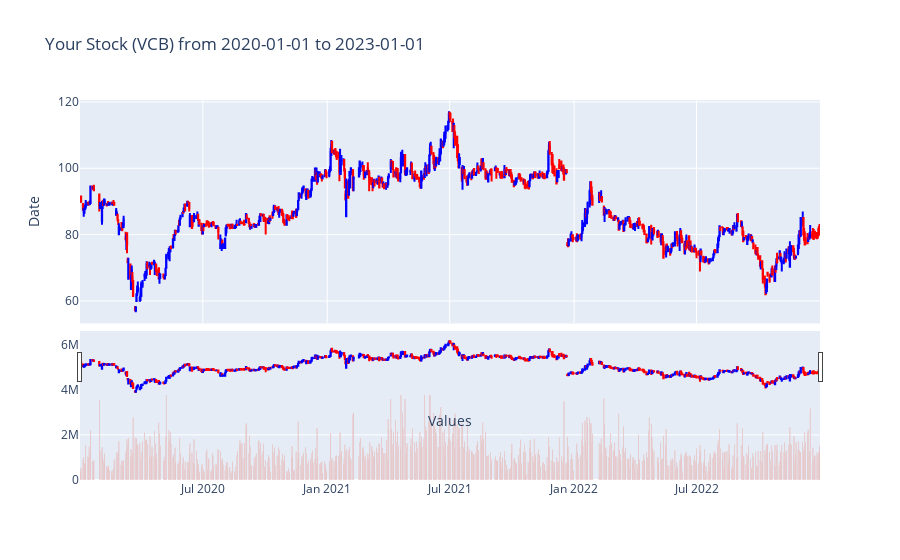

Notebook source saved alongside this figure:
### Markdown cell above
stock_VCB

### Code cell
stock_VCB.stock_infor(5)
stock_VCB.stock_chart()

### Figure 1 — Plotly figure (JSON) as saved in the notebook; plotly's stock layout.template omitted (floating-point values rounded to 4 significant figures; data arrays with more than 128 entries replaced by an {"elided": "..."} marker saying what was removed)
{"data": [{"close": {"elided": "1094 float values"}, "decreasing": {"line": {"color": "red"}}, "high": {"elided": "1094 float values"}, "increasing": {"line": {"color": "blue"}}, "low": {"elided": "1094 float values"}, "open": {"elided": "1094 float values"}, "type": "candlestick", "x": {"elided": "1094 str values"}, "xaxis": "x", "yaxis": "y"}, {"name": "Volume", "type": "bar", "x": {"elided": "1094 str values"}, "xaxis": "x2", "y": {"elided": "1094 int values"}, "yaxis": "y2"}], "layout": {"showlegend": false, "title": {"text": "Your Stock (VCB) from 2020-01-01 to 2023-01-01"}, "xaxis": {"anchor": "y", "domain": [0, 1], "matches": "x2", "showticklabels": false, "title": {"text": "Values"}}, "xaxis2": {"anchor": "y2", "domain": [0, 1]}, "yaxis": {"anchor": "x", "domain": [0.412, 1], "title": {"text": "Date"}}, "yaxis2": {"anchor": "x2", "domain": [0, 0.392]}}}
